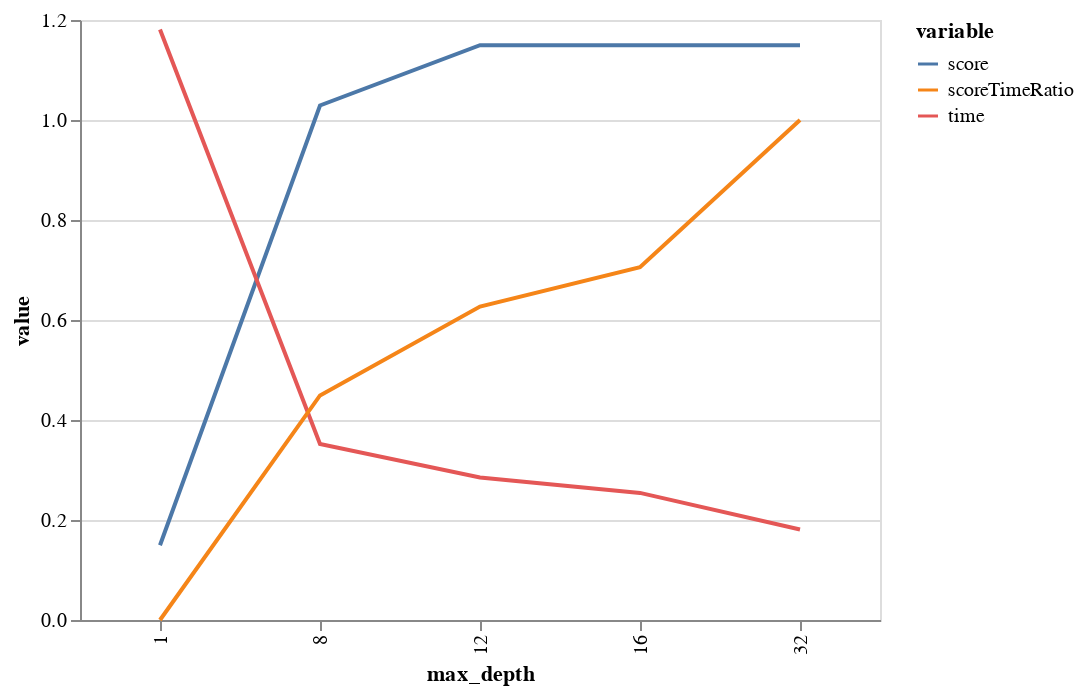

Notebook code for this chart:
### Code cell
bgs.showTimeScoreChartAndGraph(max_depth)

### Figure 1 — Vega-Lite specification as saved in the notebook (floating-point values rounded to 4 significant figures)
{"$schema": "https://vega.github.io/schema/vega-lite/v2.6.0.json", "config": {"view": {"height": 300, "width": 400}}, "data": {"name": "data-23ef2ee0277165b1091dda8387f86f0e"}, "datasets": {"data-23ef2ee0277165b1091dda8387f86f0e": [{"max_depth": 1, "value": 0.1496, "variable": "score"}, {"max_depth": 32, "value": 1.15, "variable": "score"}, {"max_depth": 16, "value": 1.15, "variable": "score"}, {"max_depth": 8, "value": 1.029, "variable": "score"}, {"max_depth": 12, "value": 1.15, "variable": "score"}, {"max_depth": 1, "value": 1.181, "variable": "time"}, {"max_depth": 32, "value": 0.1809, "variable": "time"}, {"max_depth": 16, "value": 0.2542, "variable": "time"}, {"max_depth": 8, "value": 0.3519, "variable": "time"}, {"max_depth": 12, "value": 0.2851, "variable": "time"}, {"max_depth": 1, "value": 0, "variable": "scoreTimeRatio"}, {"max_depth": 32, "value": 1, "variable": "scoreTimeRatio"}, {"max_depth": 16, "value": 0.7056, "variable": "scoreTimeRatio"}, {"max_depth": 8, "value": 0.4491, "variable": "scoreTimeRatio"}, {"max_depth": 12, "value": 0.627, "variable": "scoreTimeRatio"}]}, "encoding": {"color": {"field": "variable", "type": "nominal"}, "x": {"field": "max_depth", "type": "ordinal"}, "y": {"field": "value", "type": "quantitative"}}, "mark": "line", "width": 400}
